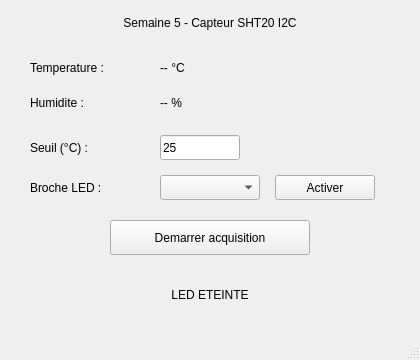
<?xml version="1.0" encoding="UTF-8"?>
<ui version="4.0">
 <class>CIhmAppS5</class>
 <widget class="QMainWindow" name="CIhmAppS5">
  <property name="geometry">
   <rect><x>0</x><y>0</y><width>420</width><height>360</height></rect>
  </property>
  <property name="windowTitle">
   <string>Semaine 5 - Capteur SHT20</string>
  </property>
  <widget class="QWidget" name="centralwidget">
   <widget class="QLabel" name="laTitre">
    <property name="geometry">
     <rect><x>50</x><y>10</y><width>320</width><height>25</height></rect>
    </property>
    <property name="text">
     <string>Semaine 5 - Capteur SHT20 I2C</string>
    </property>
    <property name="alignment">
     <set>Qt::AlignCenter</set>
    </property>
   </widget>
   <widget class="QLabel" name="laLabelTemp">
    <property name="geometry">
     <rect><x>30</x><y>55</y><width>120</width><height>25</height></rect>
    </property>
    <property name="text">
     <string>Temperature :</string>
    </property>
   </widget>
   <widget class="QLabel" name="laTemperature">
    <property name="geometry">
     <rect><x>160</x><y>55</y><width>150</width><height>25</height></rect>
    </property>
    <property name="text">
     <string>-- °C</string>
    </property>
   </widget>
   <widget class="QLabel" name="laLabelHumi">
    <property name="geometry">
     <rect><x>30</x><y>90</y><width>120</width><height>25</height></rect>
    </property>
    <property name="text">
     <string>Humidite :</string>
    </property>
   </widget>
   <widget class="QLabel" name="laHumidite">
    <property name="geometry">
     <rect><x>160</x><y>90</y><width>150</width><height>25</height></rect>
    </property>
    <property name="text">
     <string>-- %</string>
    </property>
   </widget>
   <widget class="QLabel" name="laLabelSeuil">
    <property name="geometry">
     <rect><x>30</x><y>135</y><width>120</width><height>25</height></rect>
    </property>
    <property name="text">
     <string>Seuil (°C) :</string>
    </property>
   </widget>
   <widget class="QLineEdit" name="leSeuil">
    <property name="geometry">
     <rect><x>160</x><y>135</y><width>80</width><height>25</height></rect>
    </property>
    <property name="text">
     <string>25</string>
    </property>
   </widget>
   <widget class="QLabel" name="laLabelGpio">
    <property name="geometry">
     <rect><x>30</x><y>175</y><width>120</width><height>25</height></rect>
    </property>
    <property name="text">
     <string>Broche LED :</string>
    </property>
   </widget>
   <widget class="QComboBox" name="cbGpio">
    <property name="geometry">
     <rect><x>160</x><y>175</y><width>100</width><height>25</height></rect>
    </property>
   </widget>
   <widget class="QPushButton" name="pbActiver">
    <property name="geometry">
     <rect><x>275</x><y>175</y><width>100</width><height>25</height></rect>
    </property>
    <property name="text">
     <string>Activer</string>
    </property>
   </widget>
   <widget class="QPushButton" name="pbDemarrer">
    <property name="geometry">
     <rect><x>110</x><y>220</y><width>200</width><height>35</height></rect>
    </property>
    <property name="text">
     <string>Demarrer acquisition</string>
    </property>
   </widget>
   <widget class="QLabel" name="laLed">
    <property name="geometry">
     <rect><x>50</x><y>280</y><width>320</width><height>30</height></rect>
    </property>
    <property name="text">
     <string>LED ETEINTE</string>
    </property>
    <property name="alignment">
     <set>Qt::AlignCenter</set>
    </property>
   </widget>
  </widget>
  <widget class="QMenuBar" name="menubar">
   <property name="geometry">
    <rect><x>0</x><y>0</y><width>420</width><height>22</height></rect>
   </property>
  </widget>
  <widget class="QStatusBar" name="statusbar"/>
 </widget>
 <resources/>
 <connections/>
</ui>
